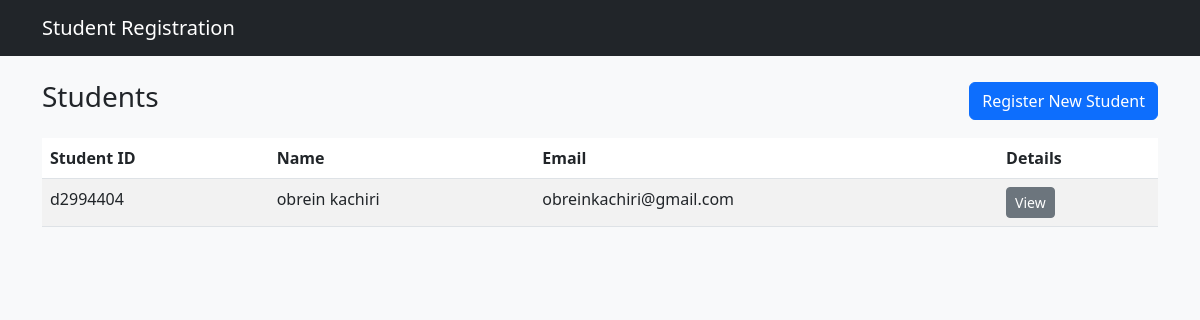
The page / on the database its author committed.
### models.py (models this page shows)
class Student(db.Model):
    id = db.Column(db.Integer, primary_key=True)
    student_id = db.Column(db.String(20), unique=True, nullable=False)
    name = db.Column(db.String(100), nullable=False)
    email = db.Column(db.String(120), nullable=False)
    enrolments = db.relationship("Enrolment", backref="student", lazy=True)

### app.py (the view)
@app.route("/")
def index():
    students = Student.query.all()
    return render_template("index.html", students=students)

### templates/index.html
{% extends "base.html" %}
{% block content %}
<div class="d-flex justify-content-between align-items-center mb-3">
    <h3>Students</h3>
    <a class="btn btn-primary" href="{{ url_for('register_student') }}">Register New Student</a>
</div>
{% if students %}
<table class="table table-striped">
    <thead>
        <tr>
            <th>Student ID</th>
            <th>Name</th>
            <th>Email</th>
            <th>Details</th>
        </tr>
    </thead>
    <tbody>
    {% for s in students %}
        <tr>
            <td>{{ s.student_id }}</td>
            <td>{{ s.name }}</td>
            <td>{{ s.email }}</td>
            <td><a class="btn btn-sm btn-secondary" href="{{ url_for('student_detail', student_id=s.id) }}">View</a></td>
        </tr>
    {% endfor %}
    </tbody>
</table>
{% else %}
<p>No students registered yet.</p>
{% endif %}
{% endblock %}

### rows shown on the page
Student: student_id "d2994404", name "obrein kachiri", email "obreinkachiri@gmail.com"
